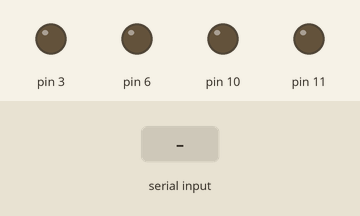
Bench run of a sketch on a simulated Arduino Uno, built with avr-gcc and run on an emulated ATmega328P. On the bench: output pins drawn as LEDs (lit = HIGH). Inputs (shaded band) come from the test bench.

Above: at 1.2 s.
1.3 s: "F" received over the second serial link
At 1.9 s:
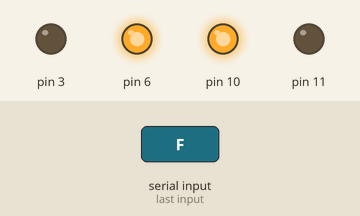
2.8 s: "B" received over the second serial link
At 4.0 s:
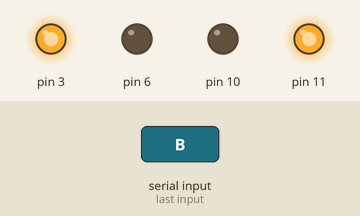
4.3 s: "L" received over the second serial link
At 5.4 s:
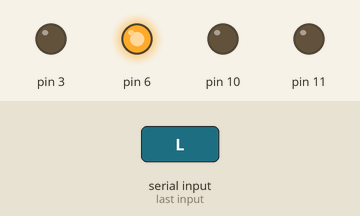
5.8 s: "R" received over the second serial link
At 6.5 s:
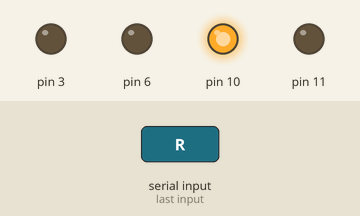
Timing chart, 0 to 8.3 s (numbered marks = the images above; inputs shaded):
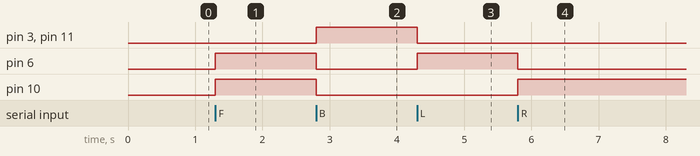

Measured:
- after the input at 1.3 s, pin 6, pin 10: LOW → HIGH at once
- after the input at 2.8 s, pin 3, pin 11: LOW → HIGH at once; pin 6, pin 10: HIGH → LOW at once
- after the input at 4.3 s, pin 3, pin 11: HIGH → LOW at once; pin 6: LOW → HIGH at once
- after the input at 5.8 s, pin 6: HIGH → LOW at once; pin 10: LOW → HIGH at once

The sketch:

sketch_oct29a.ino
```cpp
#include <SoftwareSerial.h>
SoftwareSerial abc(12,13);

void setup()
{
abc.begin(10600);
pinMode(6,OUTPUT);
pinMode(11,OUTPUT);
pinMode(10,OUTPUT);
pinMode(3,OUTPUT);
}

void loop()
{
 if(abc.available())
  {
    char a = abc.read();
   if(a=='F')
    {
      digitalWrite(6,HIGH);
      digitalWrite(3,LOW);
      digitalWrite(10,HIGH);
      digitalWrite(11,LOW);
    }
   if(a=='B')
    {
      digitalWrite(6,LOW);
      digitalWrite(3,HIGH);
      digitalWrite(10,LOW);
      digitalWrite(11,HIGH);
    }

   if(a=='L')
    {
      digitalWrite(6,HIGH);
      digitalWrite(3,LOW);
      digitalWrite(10,LOW);
      digitalWrite(11,LOW);
    }

   if(a=='R')
    {
      digitalWrite(6,LOW);
      digitalWrite(3,LOW);
      digitalWrite(10,HIGH);
      digitalWrite(11,LOW);
    }
  }
}
```
